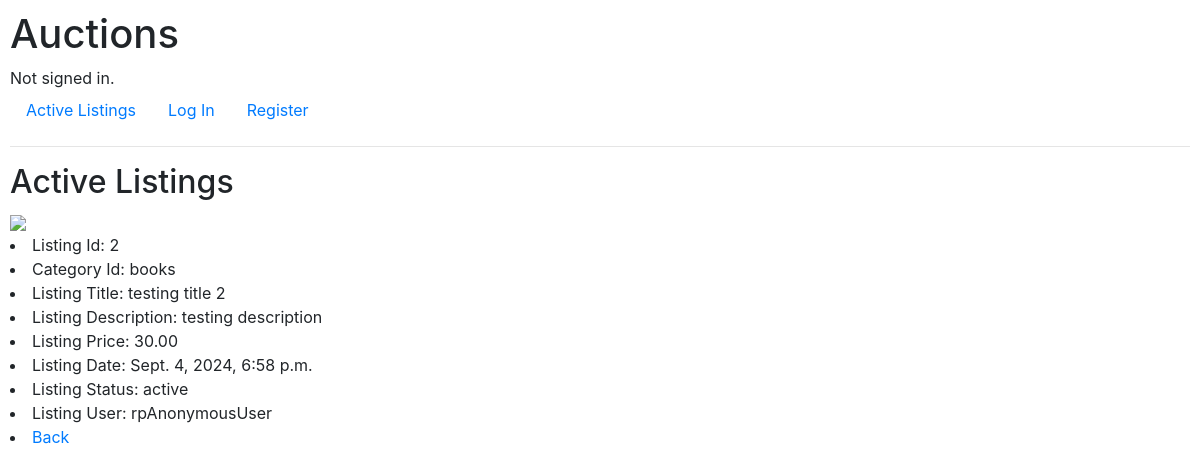
/2, run on the app's committed database.
### auctions/models.py (models this page shows, shortened)
class Listings(models.Model):
    STATUS_CHOICES = [
        ('active', 'Active'),
        ('draft', 'Draft'),
        ('closed', 'Closed'),
        ('deleted', 'Deleted'),
    ]
    id = models.IntegerField(primary_key=True)
    category_id = models.ForeignKey(Categories, null=False, on_delete=models.CASCADE)
    title = models.CharField(max_length=225, unique=True, null=False)
    description = models.TextField(null=False)
    listing_price = models.DecimalField(max_digits=5, decimal_places=2, null=False)
    datetime_added = models.DateTimeField(default= dt.now, editable=False) #or use auto_now_add=True for default dt
    added_by_user_id = models.ForeignKey(Users, null=False, on_delete=models.CASCADE)
    status = models.CharField(max_length=8, choices=STATUS_CHOICES, default= 'active')
    class Meta:
        pass

class Categories(models.Model):
    category = models.CharField(max_length=32, unique=True, null=False)
    def __str__(self):
        return f"{self.category}"

class Users(AbstractUser):
    pass

### auctions/views.py (the view)
# urls.py: path("<int:listing_id>", views.listing_view, name="listing_view"),
def listing_view(request, listing_id):
    print(listing_id)
    try:
        listing = Listings.objects.get(id = listing_id)
        image = Images.objects.get(listing_id = listing)
        return render(request, "auctions/listing_view.html", {
            "listing": listing,
            "image": image.image
            })
    except Listings.DoesNotExist:
        return render(request, "auctions/listing_view.html", {
                "message": "Listing not found!"
            })

### auctions/templates/auctions/listing_view.html
{% extends "auctions/layout.html" %}
{% block body %}
<div>
    <h2>Active Listings</h2>
    <img src="{{ image.url}}" width="100">
    <li>Listing Id: {{ listing.id }}</li>
    <li>Category Id: {{ listing.category_id }}</li>
    <li>Listing Title: {{ listing.title }}</li>
    <li>Listing Description: {{ listing.description }}</li>
    <li>Listing Price: {{ listing.listing_price }}</li>
    <li>Listing Date: {{ listing.datetime_added }}</li>
    <li>Listing Status: {{ listing.status }}</li>
    <li>Listing User: {{ listing.added_by_user_id }}{{ user }}</li>
    {% if user.is_authenticated and listing.added_by_user_id == user %}
    <li><a href="{% url 'auctions:listing_edit' listing.id %}">Edit</a></li>
    <li><a href="{% url 'auctions:index' %}">Back</a></li>
    {% else %}
        <li><a href="{% url 'auctions:index' %}">Back</a></li>
    {% endif %}
</div>
{% endblock %}

### auctions/static/auctions/styles.css (style rules this page uses)
body { padding: 10px; }

### data on the page
Listings: id "2", category_id "books", title "testing title 2", description "testing description", listing_price "30.00", datetime_added "Sept. 4, 2024, 6:58 p.m.", status "active", added_by_user_id "rp"

### other printed values
{{ user }} "AnonymousUser"
